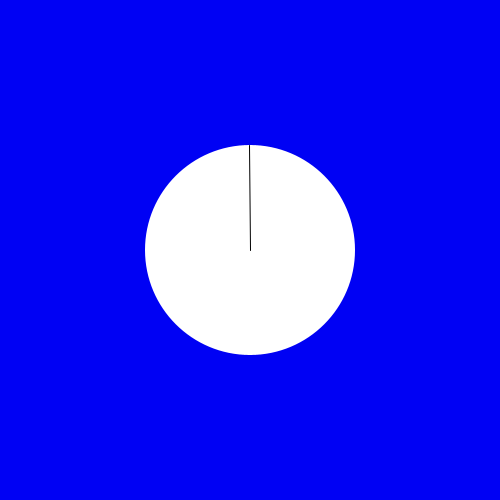
Frame 1 (no input)
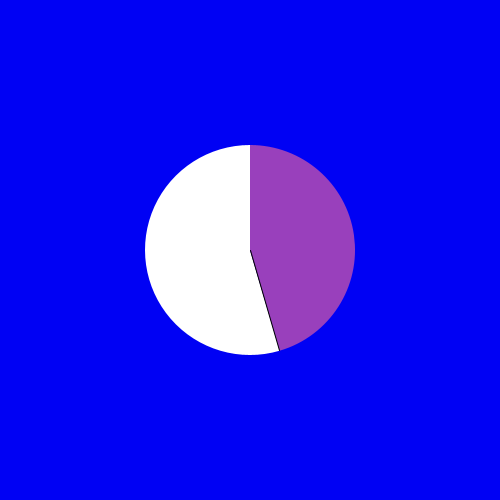
Frame 60 (the mouse pressed at the canvas centre just before this capture)
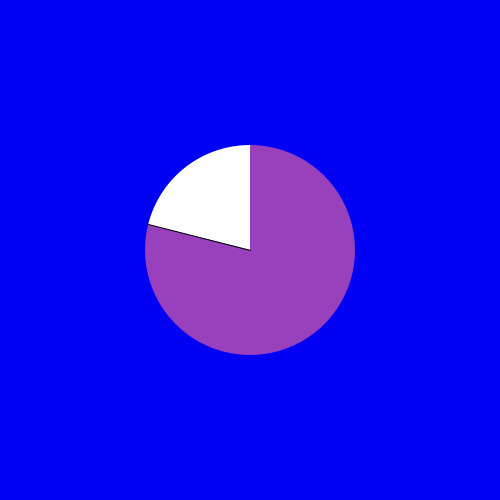
Frame 120 (the mouse held since frame 60 and released just before this capture)

The Processing sketch that drew these frames (run headless with seeded random() and noise(); from frame 60 on, the mouse is pressed at the canvas centre):

// Processing sketch: processing_96845
// ── processing_96845.pde




float angle, lastAngle;





float r, d;





 





float currentTime;





float fullCircleTime;





 





color bgc;





color fillTimeLapsed;





color fillTimeFuture;





color strokeColor;





float strokeWidth;





 





float traceAlpha;





 





int cycleCount;





int cycleCounterGap;





int cycleCountDiameter;





int maxCounterAmount;





   





 





void setup() {





  size(500,500);





   





  angle = 0;





  lastAngle = 0;





  d = int(width*0.418);





  d = makeEvenRoundUp(d);





  r = d/2;





   





  fullCircleTime = 3000;





   





  bgc = color(500);





  fillTimeLapsed = color(153, 64, 188);





  fillTimeFuture = color(500, 400, 700);





  strokeColor = color(0);





  strokeWidth = 1;





   





  traceAlpha = 0;





   





  cycleCount = 0;





  cycleCounterGap = 40;





  cycleCountDiameter = 20;





  maxCounterAmount = (width / cycleCounterGap) - 1;





}





 





 





void draw() {





  background(bgc);





 





  pushMatrix();





  translate(width/2,height/2);





  rotate(-HALF_PI);





   





  noStroke();





  fill(fillTimeFuture);





  arc(0,0, d,d, -(TWO_PI-angle),0);





  fill(fillTimeLapsed);





  arc(0,0, d,d, 0,angle);





   





  drawTrace();





   





  rotate(angle);





  stroke(strokeColor);





  strokeWeight(strokeWidth);





  line( 0,0, r,0 );





  popMatrix();





   





  lastAngle = angle;





   





  currentTime = millis();





  angle = (currentTime/fullCircleTime) * TWO_PI;





  angle %= TWO_PI;





   





  drawCycleCount();





   





  if(lastAngle > angle){ 





    traceAlpha = 255;





    cycleCount++;





  }





}





 





 





void drawTrace() {





  float reduceAlphaAmount = 5;





  if( traceAlpha > reduceAlphaAmount){ 





    traceAlpha -= reduceAlphaAmount;





     





    fill( fillTimeLapsed, traceAlpha );





    ellipse(0,0,d,d);





     





    float pieAlphaDivider = 3;





    float pieAlpha = traceAlpha / pieAlphaDivider;





    fill( fillTimeLapsed, pieAlpha );





    float traceAngle = map(pieAlpha, 0,255/(pieAlphaDivider/2), 0,TWO_PI);





    arc(0,0, d,d, -traceAngle,0);





  }





}





 





 





void drawCycleCount() {





  if( cycleCount > maxCounterAmount ){





    cycleCount = 1;





  }





   





  for( int i = 0; i < cycleCount; i++ ){





    noStroke();





    fill(fillTimeLapsed);





    ellipse( (i+1)*cycleCounterGap-(cycleCountDiameter/2), height-(cycleCounterGap-(cycleCountDiameter/2)), cycleCountDiameter,cycleCountDiameter);





  }





}





 





 





int makeEvenRoundUp(float number) {





  if( number%2 != 0 ){ number+=1; }





  return int(number);





}
